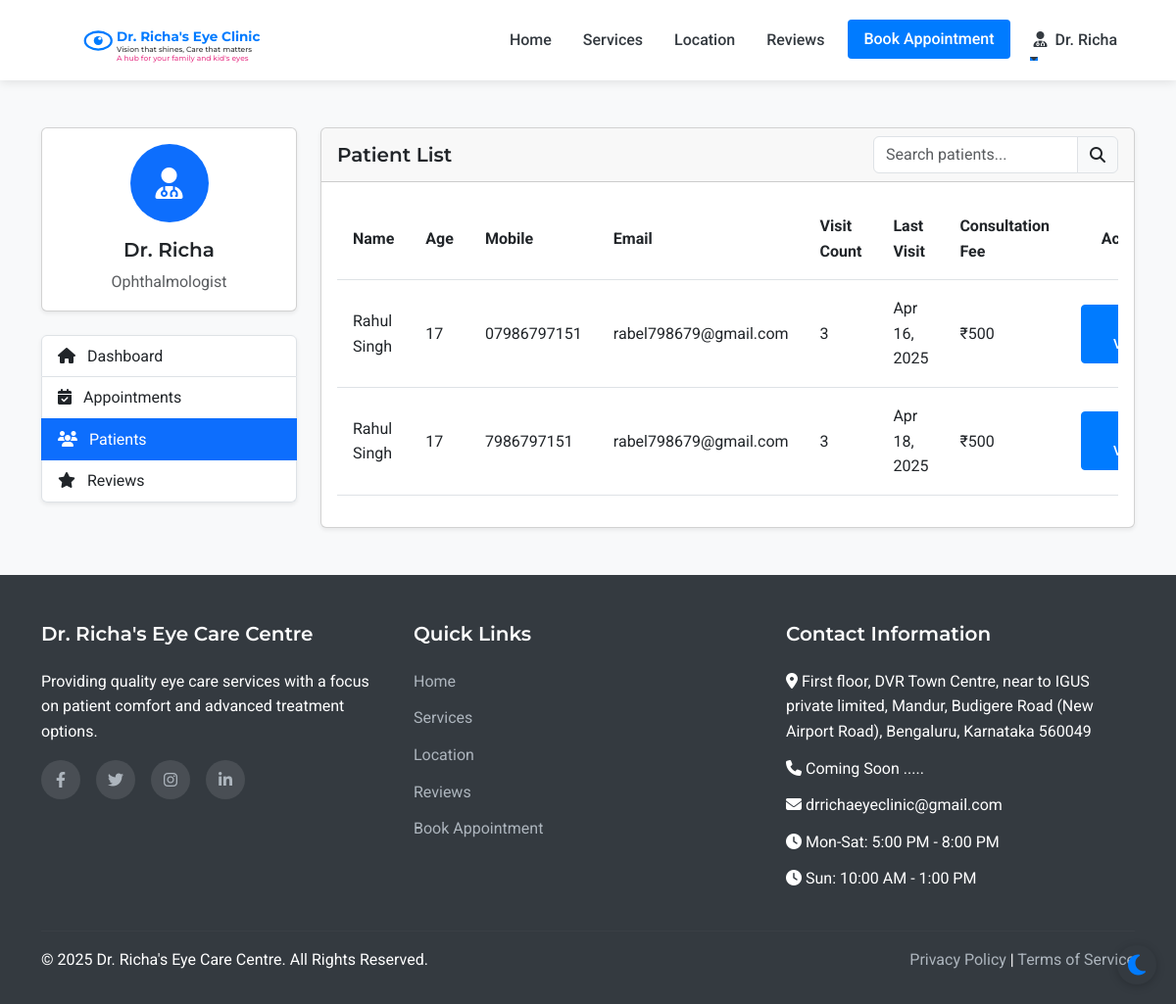
Page /admin/patients (signed in) on the earlier database version.
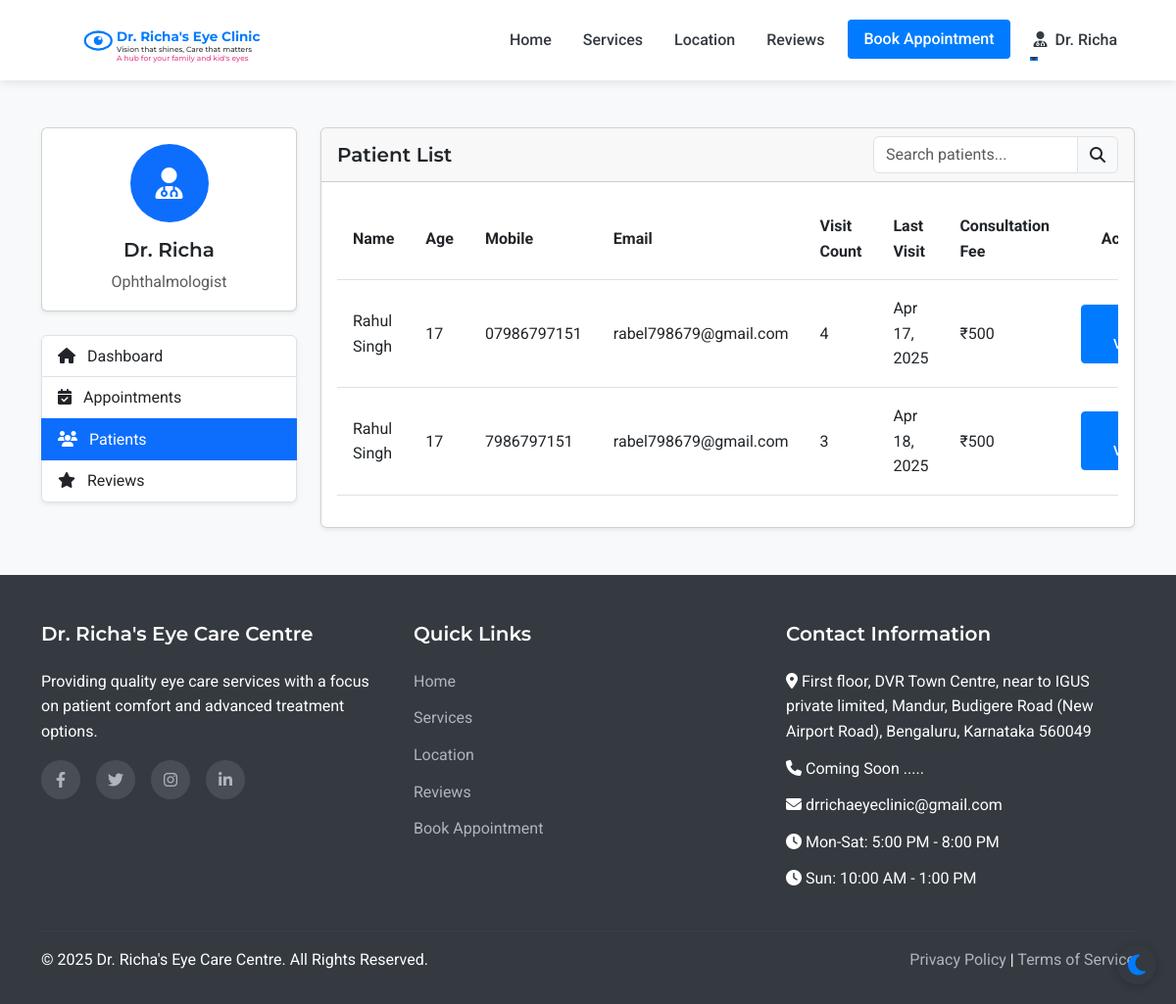
Same page on the later database version.
### models.py (models this page shows, shortened)
class Patient(UserMixin, db.Model):
    id = db.Column(db.Integer, primary_key=True)
    full_name = db.Column(db.String(100), nullable=False)
    mobile_number = db.Column(db.String(15), nullable=False)
    email = db.Column(db.String(100), nullable=True)
    age = db.Column(db.Integer, nullable=False)
    password_hash = db.Column(db.String(256), nullable=True)
    is_registered = db.Column(db.Boolean, default=False)
    created_at = db.Column(db.DateTime, nullable=False, default=datetime.utcnow)
    appointments = db.relationship('Appointment', backref='patient', lazy=True)

class Appointment(db.Model):
    id = db.Column(db.Integer, primary_key=True)
    patient_id = db.Column(db.Integer, db.ForeignKey('patient.id'), nullable=False)
    appointment_date = db.Column(db.Date, nullable=False)
    appointment_time = db.Column(db.Time, nullable=False)
    primary_issue = db.Column(db.Text, nullable=True)
    referral_info = db.Column(db.String(255), nullable=True)
    status = db.Column(db.String(20), default='scheduled')  # scheduled, completed, cancelled
    created_at = db.Column(db.DateTime, default=datetime.utcnow)
    consultation_fee = db.Column(db.Float, nullable=False, default=500.0)
    payment_status = db.Column(db.String(20), default='pending')  # pending, paid

### routes.py (the view)
@app.route('/admin/patients')
@login_required
def admin_patients():
    if not (isinstance(current_user, Admin) or isinstance(current_user, Doctor) or isinstance(current_user, Assistant)):
        flash('Access denied. Staff privileges required.', 'danger')
        return redirect(url_for('index'))
    patients = Patient.query.order_by(Patient.full_name).all()
    return render_template('admin/patients.html', patients=patients)

### app.py (called while the page is built)
@login_manager.user_loader
def load_user(user_id):
    from models import Doctor, Assistant, Admin, Patient
    try:
        if user_id.startswith('doctor_'):
            return Doctor.query.get(int(user_id.split('_')[1]))
        elif user_id.startswith('assistant_'):
            return Assistant.query.get(int(user_id.split('_')[1]))
        elif user_id.startswith('admin_'):
            return Admin.query.get(int(user_id.split('_')[1]))
        else:
            return Patient.query.get(int(user_id))
    except (ValueError, AttributeError):
        return None

### routes.py (called while the page is built)
@app.context_processor
def inject_now():
    return {'now': datetime.now()}

### templates/admin/patients.html (shortened to what the changed rows need)
{% extends 'layout.html' %}
{% block content %}
<section class="py-5 bg-light">
    <div class="container">
        <div class="row">
            <div class="col-lg-9">
                <div class="card shadow-sm">
                    <div class="card-body">
                        <div class="table-responsive">
                            <table class="table table-hover" id="patientsTable">
                                <thead>
                                    <tr>
                                        <th>Name</th>
                                        <th>Age</th>
                                        <th>Mobile</th>
                                        <th>Email</th>
                                        <th>Visit Count</th>
                                        <th>Last Visit</th>
                                        <th>Consultation Fee</th>
                                        <th class="text-center">Actions</th>
                                    </tr>
                                </thead>
                                <tbody>
                                    {% for patient in patients %}
                                        <tr>
                                            <td>{{ patient.full_name }}</td>
                                            <td>{{ patient.age }}</td>
                                            <td>{{ patient.mobile_number }}</td>
                                            <td>{{ patient.email }}</td>
                                            <td>{{ patient.appointments|length }}</td>
                                            <td>
                                                {% if patient.appointments %}
                                                    {% set last_appointment = patient.appointments|sort(attribute='appointment_date', reverse=True)|first %}
                                                    {{ last_appointment.appointment_date.strftime('%b %d, %Y') }}
                                                {% else %}
                                                    {{ patient.created_at.strftime('%b %d, %Y') }}
                                                {% endif %}
                                            </td>
                                            <td>₹500</td>
                                            <td>
                                                <a href="{{ url_for('admin_patient_view', patient_id=patient.id) }}" class="btn btn-sm btn-primary">
                                                </a>
                                            </td>
                                        </tr>
                                    {% endfor %}
                                </tbody>
                            </table>
                        </div>
                    </div>
                </div>
            </div>
        </div>
    </div>
</section>
{% endblock %}

Differences in the rows shown:
no longer on this page (row unchanged): Appointment: appointment_date "Apr 16, 2025"
computed for Patient (number 1 of 2 on the later page): appointments|length "3" → "4"
added Appointment: appointment_date "Apr 17, 2025"
